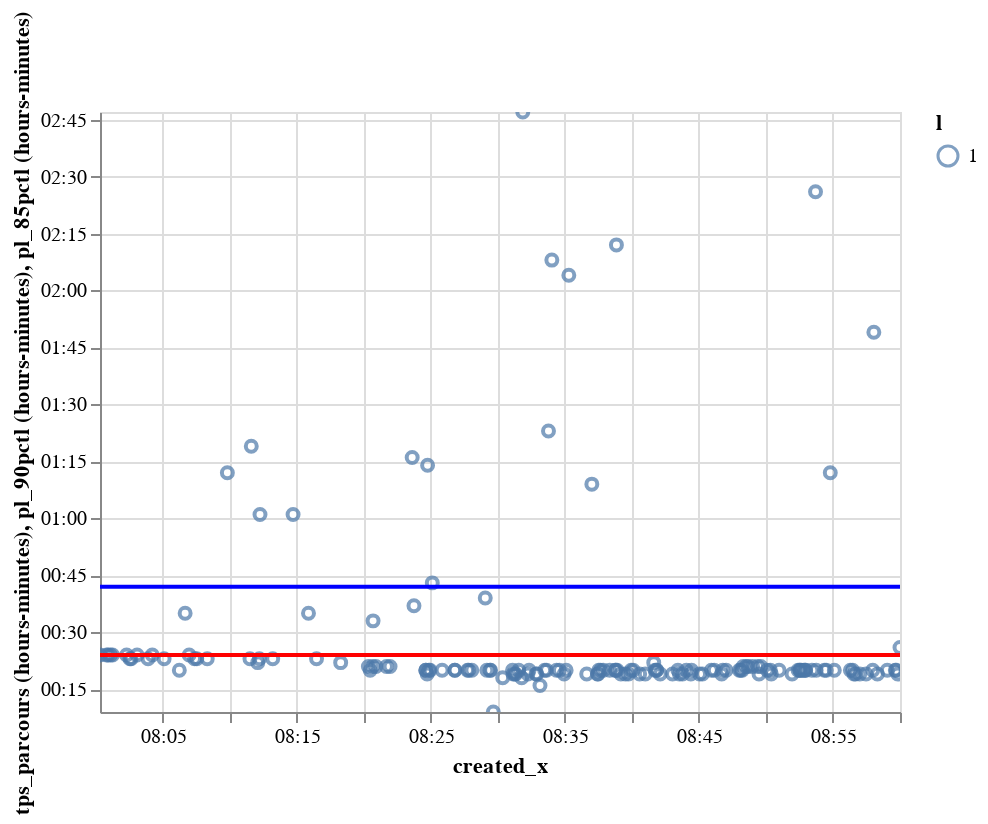

Here is the notebook cell this chart was saved with:
### Code cell
g_pl_90_pctl

### Figure 1 — Vega-Lite specification as saved in the notebook (floating-point values rounded to 4 significant figures; data arrays with more than 128 entries replaced by an {"elided": "..."} marker saying what was removed)
{"$schema": "https://vega.github.io/schema/vega-lite/v2.6.0.json", "config": {"view": {"height": 300, "width": 400}}, "datasets": {"data-ec1baf1913211088fcb7976d77d36281": {"elided": "159 records"}}, "layer": [{"data": {"name": "data-ec1baf1913211088fcb7976d77d36281"}, "encoding": {"color": {"field": "l", "type": "nominal"}, "tooltip": [{"field": "tps_parcours", "timeUnit": "hoursminutes", "type": "temporal"}], "x": {"field": "created_x", "type": "temporal"}, "y": {"field": "tps_parcours", "timeUnit": "hoursminutes", "type": "temporal"}}, "mark": {"color": "red", "type": "point"}, "selection": {"selector075": {"bind": "scales", "encodings": ["x", "y"], "mark": {"fill": "#333", "fillOpacity": 0.125, "stroke": "white"}, "on": "[mousedown, window:mouseup] > window:mousemove!", "resolve": "global", "translate": "[mousedown, window:mouseup] > window:mousemove!", "type": "interval", "zoom": "wheel!"}}}, {"data": {"name": "data-ec1baf1913211088fcb7976d77d36281"}, "encoding": {"x": {"field": "created_x", "type": "temporal"}, "y": {"field": "pl_90pctl", "timeUnit": "hoursminutes", "type": "temporal"}}, "mark": {"color": "blue", "type": "line"}}, {"data": {"name": "data-ec1baf1913211088fcb7976d77d36281"}, "encoding": {"x": {"field": "created_x", "type": "temporal"}, "y": {"field": "pl_85pctl", "timeUnit": "hoursminutes", "type": "temporal"}}, "mark": {"color": "red", "type": "line"}}]}
